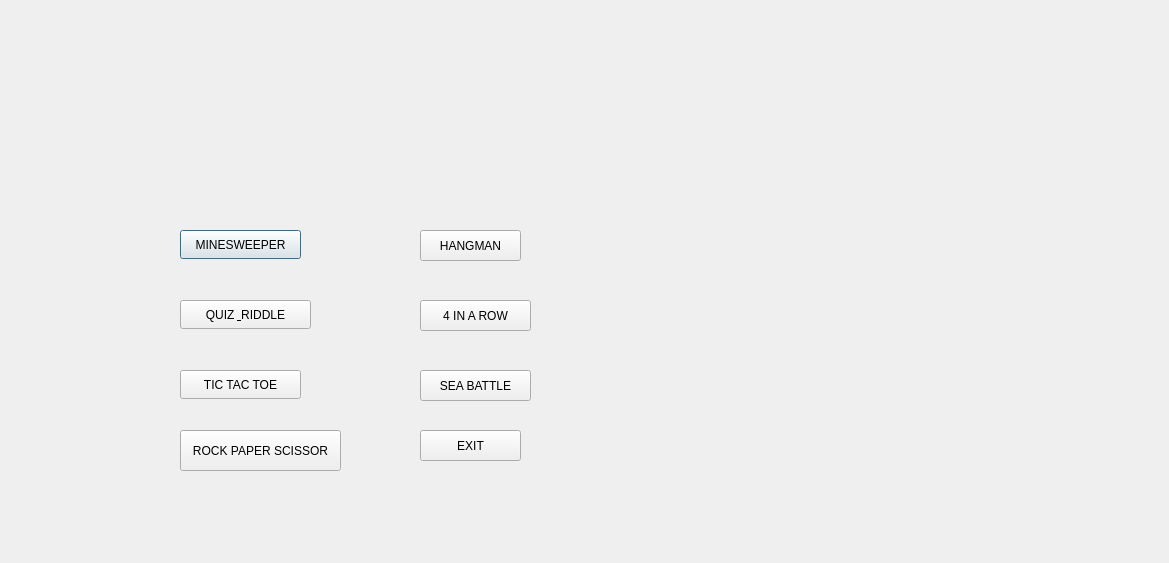
<?xml version="1.0" encoding="UTF-8"?>
<ui version="4.0">
 <class>Dialog</class>
 <widget class="QDialog" name="Dialog">
  <property name="geometry">
   <rect>
    <x>0</x>
    <y>0</y>
    <width>1169</width>
    <height>563</height>
   </rect>
  </property>
  <property name="windowTitle">
   <string>Dialog</string>
  </property>
  <widget class="QLabel" name="label">
   <property name="geometry">
    <rect>
     <x>0</x>
     <y>0</y>
     <width>1161</width>
     <height>561</height>
    </rect>
   </property>
   <property name="autoFillBackground">
    <bool>true</bool>
   </property>
   <property name="text">
    <string/>
   </property>
   <property name="pixmap">
    <pixmap>../../../Downloads/RETRO ARCADE (2).jpg</pixmap>
   </property>
   <property name="scaledContents">
    <bool>true</bool>
   </property>
  </widget>
  <widget class="QPushButton" name="MINESWEEPER">
   <property name="geometry">
    <rect>
     <x>180</x>
     <y>230</y>
     <width>121</width>
     <height>29</height>
    </rect>
   </property>
   <property name="text">
    <string>MINESWEEPER</string>
   </property>
  </widget>
  <widget class="QPushButton" name="QUIZ_RIDDLE">
   <property name="geometry">
    <rect>
     <x>180</x>
     <y>300</y>
     <width>131</width>
     <height>29</height>
    </rect>
   </property>
   <property name="text">
    <string>QUIZ &amp; RIDDLE</string>
   </property>
  </widget>
  <widget class="QPushButton" name="TIC_TAC_TOE">
   <property name="geometry">
    <rect>
     <x>180</x>
     <y>370</y>
     <width>121</width>
     <height>29</height>
    </rect>
   </property>
   <property name="text">
    <string>TIC TAC TOE</string>
   </property>
  </widget>
  <widget class="QPushButton" name="ROCKPAPERSCISSOR">
   <property name="geometry">
    <rect>
     <x>180</x>
     <y>430</y>
     <width>161</width>
     <height>41</height>
    </rect>
   </property>
   <property name="text">
    <string>ROCK PAPER SCISSOR</string>
   </property>
  </widget>
  <widget class="QPushButton" name="HANGAMN">
   <property name="geometry">
    <rect>
     <x>420</x>
     <y>230</y>
     <width>101</width>
     <height>31</height>
    </rect>
   </property>
   <property name="text">
    <string>HANGMAN</string>
   </property>
  </widget>
  <widget class="QPushButton" name="INAROW">
   <property name="geometry">
    <rect>
     <x>420</x>
     <y>300</y>
     <width>111</width>
     <height>31</height>
    </rect>
   </property>
   <property name="text">
    <string>4 IN A ROW</string>
   </property>
  </widget>
  <widget class="QPushButton" name="SEA_BATTLE">
   <property name="geometry">
    <rect>
     <x>420</x>
     <y>370</y>
     <width>111</width>
     <height>31</height>
    </rect>
   </property>
   <property name="text">
    <string>SEA BATTLE</string>
   </property>
  </widget>
  <widget class="QPushButton" name="EXIT">
   <property name="geometry">
    <rect>
     <x>420</x>
     <y>430</y>
     <width>101</width>
     <height>31</height>
    </rect>
   </property>
   <property name="text">
    <string>EXIT</string>
   </property>
  </widget>
 </widget>
 <resources/>
 <connections/>
</ui>
